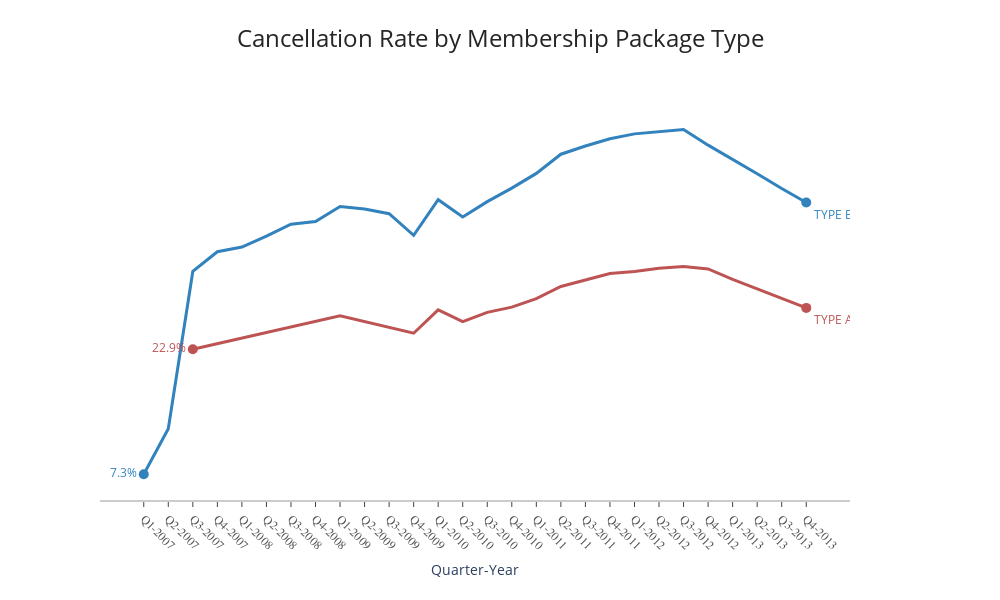

Write notebook code for a chart like this one.
### Code cell
import plotly.graph_objects as go

# Get unique package types
package_types = cancel_by_package_type['MEMBERSHIP_PACKAGE'].unique()

# Create a color palette for the different package types
colors = ['rgb(49,130,189)', 'rgb(189,83,83)', 'rgb(49,189,83)', 'rgb(189,189,49)']

# Create figure
fig = go.Figure()

# Find the min and max values to help with scaling
min_values = []
max_values = []
for package in package_types:
    package_data = cancel_by_package_type[cancel_by_package_type['MEMBERSHIP_PACKAGE'] == package]
    min_values.append(package_data['rolling_cancellation_rate'].min() * 100)
    max_values.append(package_data['rolling_cancellation_rate'].max() * 100)
    
overall_min = min(min_values)
overall_max = max(max_values)

# Add traces for each package type
for i, package in enumerate(package_types):
    # Filter data for this package type
    package_data = cancel_by_package_type[cancel_by_package_type['MEMBERSHIP_PACKAGE'] == package]
    
    # Sort by year and quarter to ensure correct order
    package_data = package_data.sort_values(by=['year', 'quarter'])
    
    # Get the start and end values for annotations
    start_x = package_data['quarter_year'].iloc[0]
    end_x = package_data['quarter_year'].iloc[-1]
    
    # Apply the appropriate scaling for different package types
    if package == 'TYPE-A':
        y_values = package_data['rolling_cancellation_rate'] * 100 / 1.25
        start_y = y_values.iloc[0]
        end_y = y_values.iloc[-1]
    elif package == 'TYPE-B':
        # Adjust TYPE-B to ensure it's properly visible (adjust scaling factor as needed)
        y_values = package_data['rolling_cancellation_rate'] * 100 * 1.2  # Scale up by 20%
        start_y = y_values.iloc[0]
        end_y = y_values.iloc[-1]
    else:
        y_values = package_data['rolling_cancellation_rate'] * 100
        start_y = y_values.iloc[0]
        end_y = y_values.iloc[-1]
    
    # Add line trace
    fig.add_trace(go.Scatter(
        x=package_data['quarter_year'],
        y=y_values,  # Use adjusted values
        mode='lines',
        name=package,
        line=dict(color=colors[i % len(colors)], width=3),
        connectgaps=True,
        showlegend=False  # Hide from legend as we'll add text labels
    ))
    
    # Fix display name for labels
    display_name = package.replace('-', ' ')  # Fix TYPE-B display if needed
    
    # Add endpoints with text labels
    # Left endpoint has percentage only, right endpoint has name and percentage
    fig.add_trace(go.Scatter(
        x=[start_x, end_x],
        y=[start_y, end_y],
        mode='markers+text',
        marker=dict(color=colors[i % len(colors)], size=10),
        text=[f"{start_y:.1f}%", f"{display_name}: {end_y:.1f}%"],  # Put the display name at the right end
        textposition=["middle left", "bottom right"],  # Position the right label below the endpoint
        textfont=dict(color=colors[i % len(colors)]),
        showlegend=False
    ))

# Update layout
fig.update_layout(
    title={
        'text': 'Cancellation Rate by Membership Package Type',
        'y': 0.95,
        'x': 0.5,
        'xanchor': 'center',
        'yanchor': 'top',
        'font': dict(size=24, color='rgb(37,37,37)')
    },
    xaxis=dict(
        title='Quarter-Year',
        showline=True,
        showgrid=False,
        showticklabels=True,
        linecolor='rgb(204, 204, 204)',
        linewidth=2,
        ticks='outside',
        tickangle=45,
        tickfont=dict(
            family='Arial',
            size=12,
            color='rgb(82, 82, 82)',
        ),
        type='category'
    ),
    yaxis=dict(
        showgrid=False,
        zeroline=False,
        showline=False,
        showticklabels=False,  # Hide tick labels
        title=None  # Remove title
    ),
    autosize=False,
    width=1000,  # Larger width
    height=600,  # Larger height
    margin=dict(
        autoexpand=False,
        l=100,
        r=150,  # Increased right margin to accommodate the labels
        t=110,
        b=100
    ),
    showlegend=False,  # Disable legend as we're using direct labeling
    plot_bgcolor='white'
)

# Show the plot
fig.show()

### Figure 1 — Plotly figure (JSON) as saved in the notebook; plotly's stock layout.template omitted (floating-point values rounded to 4 significant figures)
{"data": [{"connectgaps": true, "line": {"color": "rgb(49,130,189)", "width": 3}, "mode": "lines", "name": "TYPE-B", "showlegend": false, "type": "scatter", "x": ["Q1-2007", "Q2-2007", "Q3-2007", "Q4-2007", "Q1-2008", "Q2-2008", "Q3-2008", "Q4-2008", "Q1-2009", "Q2-2009", "Q3-2009", "Q4-2009", "Q1-2010", "Q2-2010", "Q3-2010", "Q4-2010", "Q1-2011", "Q2-2011", "Q3-2011", "Q4-2011", "Q1-2012", "Q2-2012", "Q3-2012", "Q4-2012", "Q1-2013", "Q2-2013", "Q3-2013", "Q4-2013"], "y": [7.273, 12.95, 32.64, 35.09, 35.69, 37.06, 38.54, 38.88, 40.76, 40.45, 39.85, 37.15, 41.6, 39.43, 41.36, 43.05, 44.9, 47.29, 48.32, 49.22, 49.84, 50.13, 50.38, 48.42, 46.68, 44.85, 43.0, 41.25]}, {"marker": {"color": "rgb(49,130,189)", "size": 10}, "mode": "markers+text", "showlegend": false, "text": ["7.3%", "TYPE B: 41.3%"], "textfont": {"color": "rgb(49,130,189)"}, "textposition": ["middle left", "bottom right"], "type": "scatter", "x": ["Q1-2007", "Q4-2013"], "y": [7.273, 41.25]}, {"connectgaps": true, "line": {"color": "rgb(189,83,83)", "width": 3}, "mode": "lines", "name": "TYPE-A", "showlegend": false, "type": "scatter", "x": ["Q3-2007", "Q1-2009", "Q4-2009", "Q1-2010", "Q2-2010", "Q3-2010", "Q4-2010", "Q1-2011", "Q2-2011", "Q3-2011", "Q4-2011", "Q1-2012", "Q2-2012", "Q3-2012", "Q4-2012", "Q1-2013", "Q2-2013", "Q3-2013", "Q4-2013"], "y": [22.91, 27.09, 24.91, 27.83, 26.35, 27.52, 28.17, 29.23, 30.75, 31.6, 32.37, 32.63, 33.02, 33.26, 32.94, 31.65, 30.49, 29.29, 28.08]}, {"marker": {"color": "rgb(189,83,83)", "size": 10}, "mode": "markers+text", "showlegend": false, "text": ["22.9%", "TYPE A: 28.1%"], "textfont": {"color": "rgb(189,83,83)"}, "textposition": ["middle left", "bottom right"], "type": "scatter", "x": ["Q3-2007", "Q4-2013"], "y": [22.91, 28.08]}], "layout": {"autosize": false, "height": 600, "margin": {"autoexpand": false, "b": 100, "l": 100, "r": 150, "t": 110}, "plot_bgcolor": "white", "showlegend": false, "title": {"font": {"color": "rgb(37,37,37)", "size": 24}, "text": "Cancellation Rate by Membership Package Type", "x": 0.5, "xanchor": "center", "y": 0.95, "yanchor": "top"}, "width": 1000, "xaxis": {"linecolor": "rgb(204, 204, 204)", "linewidth": 2, "showgrid": false, "showline": true, "showticklabels": true, "tickangle": 45, "tickfont": {"color": "rgb(82, 82, 82)", "family": "Arial", "size": 12}, "ticks": "outside", "title": {"text": "Quarter-Year"}, "type": "category"}, "yaxis": {"showgrid": false, "showline": false, "showticklabels": false, "title": {}, "zeroline": false}}}
